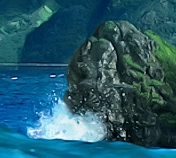
%> input picture testimages/rock.jpg, 176 x 158 px
$ octave single_demosaic.m   (GNU Octave 9; MATLAB toolbox functions it lacks are replaced by stand-ins)
%> lines starting %> are read from the running program, lines starting %| are printed output that depends on the picture
% Test our demosaicing algorithm with a small image.
% input image soulbe be RGB image
clear;

%% Tunable Paramters
GtoRed = 0.1; % effectiveness of Green for Red Demosaicing
GtoBlue = 0.1;% effectiveness of Green for Blue Demosaicing

%%%%%%%%%%%%%%%%%%%%%%%%%%%%%%%%%%%%%%%%%%%%%%%%%%%%%%%%%%%%%%%%%%%
%% Preprocessing Input Test Image
%%%%%%%%%%%%%%%%%%%%%%%%%%%%%%%%%%%%%%%%%%%%%%%%%%%%%%%%%%%%%%%%%%%

%% Read a test image
source = im2double(imread('../testimages/rock.jpg'));
%source = source(1:10,1:10,:);
img_size = size(source);
%> img_size = [158 176 3]
img_size = img_size(1:2);
%> img_size = [158 176]


%% Create the artificial Bayer matrix
bayerPattern = [1, 2; 2, 3]; % 1=red, 2=green, 3=blue
bayerFull = false([img_size,3]);

%% Full Bayer Pattern generation
for c = 1:3
  bayerFull(:, :, c) = repmat(bayerPattern == c, img_size / 2);
end
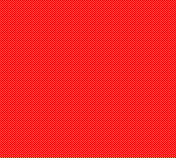
%> bayerFull: size 158x176x3 logical; mean R, G, B 0.25, 0.5, 0.25
  bayerFull_v = repmat(bayerPattern, img_size / 2);

%% Generating mosaiced RGB images from the test image
%% Apply Bayer Pattern to the source image
for c = 1:3
image_mosaic(:,:,c) = source(:,:,c) .* double(bayerFull(:,:,c));
end
image_mosaic_RGBcombined = image_mosaic(:,:,1) + image_mosaic(:,:,2) + image_mosaic (:,:,3);


%%%%%%%%%%%%%%%%%%%%%%%%%%%%%%%%%%%%%%%%%%%%%%%%%%%%%%%%%%%%%%%%%%%
%% Actual Interpolation Kernel
%%%%%%%%%%%%%%%%%%%%%%%%%%%%%%%%%%%%%%%%%%%%%%%%%%%%%%%%%%%%%%%%%%%

%% Interpolation sequence
%% 1. interpolate Green channel with second-derivative of Red or Blue
%% 2. interpolate Red and Blue channels with intercolor correlation factor

%% Computation for Blue grandiednt matrix
%% Gbx2 = Bx-2 + Bx+2 -2*Bx
%% Gby2 = By-2 + By+2 -2*By
padd = [0,2]
Bx_n2 = padarray(image_mosaic (:,:,3),padd,0,'pre');
Bx_p2 = image_mosaic(:,3:(img_size(2)),3);
Bx_p2 = padarray(Bx_p2,[0,4],0,'post');
%> Bx_p2: size 158x178 double
Bx = padarray(image_mosaic (:,:,3),padd,0,'post');
Gbx2 = Bx_n2 + Bx_p2 -2 *Bx;

padd = [2,0]
By_n2 = padarray(image_mosaic (:,:,3),padd,0,'pre');
By_p2 = image_mosaic(3:(img_size(1)),:,3);
By_p2 = padarray(By_p2,[4,0],0,'post');
%> By_p2: size 160x176 double
By = padarray(image_mosaic (:,:,3),padd,0,'post');
Gby2 = By_n2 + By_p2 -2 *By;

%% Computation for Red grandiednt matrix
%% Grx2 = Rx-2 + Rx+2 -2*Rx
%% Gry2 = Ry-2 + Ry+2 -2*Ry
padd = [0,2]
Rx_n2 = padarray(image_mosaic (:,:,1),padd,0,'pre');
Rx_p2 = image_mosaic(:,3:(img_size(2)),1);
Rx_p2 = padarray(Rx_p2,[0,4],0,'post');
%> Rx_p2: size 158x178 double
Rx = padarray(image_mosaic (:,:,1),padd,0,'post');
Grx2 = Rx_n2 + Rx_p2 -2 *Rx;
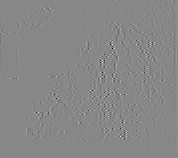
%> Grx2: size 158x178 double; min -1.44, max 1.26, mean -0.000159; drawn with min black and max white

padd = [2,0]
Ry_n2 = padarray(image_mosaic (:,:,1),padd,0,'pre');
Ry_p2 = image_mosaic(3:(img_size(1)),:,1);
Ry_p2 = padarray(Ry_p2,[4,0],0,'post');
%> Ry_p2: size 160x176 double
Ry = padarray(image_mosaic (:,:,1),padd,0,'post');
Gry2 = Ry_n2 + Ry_p2 -2 * Ry;
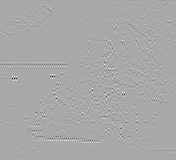
%> Gry2: size 160x176 double; min -1.75, max 0.894, mean -0.00016; drawn with min black and max white


%% Filling in Green value
%% Using 2nd gradients in x,y direction to consider edges
for r = 3: (img_size(1)-3)
  for c = 3: (img_size(2)-3)

    if(bayerFull_v(r,c) == 1) % interpolation at Red pixel points
     %% interpolation terms in row and column direction
     blur_r = image_mosaic(r-1,c,2) + image_mosaic(r+1,c,2);
     blur_c = image_mosaic(r,c-1,2) + image_mosaic(r,c+1,2);

     %% if both x and y grandients are zero, we give them the same weight
     if (Grx2(r,c) == 0 && Gry2(r,c) == 0)
         r_weight = 0.5;
         c_weight = 0.5;
     else
       r_weight = abs(Grx2(r,c))/(abs(Grx2(r,c)) + abs(Gry2(r,c)));
       c_weight = abs(Gry2(r,c))/(abs(Grx2(r,c)) + abs(Gry2(r,c)));
     end

     image_mosaic(r,c,2) = 0.5*r_weight*blur_r + 0.5*c_weight*blur_c;

    elseif(bayerFull_v(r,c) == 3) % interpolation at Blue pixel points
     %% interpolation terms in row and column direction
     blur_r = image_mosaic(r-1,c,2) + image_mosaic(r+1,c,2);
     blur_c = image_mosaic(r,c-1,2) + image_mosaic(r,c+1,2);

     %% if both x and y grandients are zero, we give them the same weight
     if (Gbx2(r,c) == 0 && Gby2(r,c) == 0)
         r_weight = 0.5;
         c_weight = 0.5;
     else
     r_weight = abs(Gbx2(r,c))/(abs(Gbx2(r,c)) + abs(Gby2(r,c)));
     c_weight = abs(Gby2(r,c))/(abs(Gbx2(r,c)) + abs(Gby2(r,c)));
      end

      image_mosaic(r,c,2) = 0.5*r_weight*blur_r + 0.5*c_weight*blur_c;

    end
  end
end
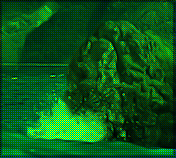
%> image_mosaic: size 158x176x3 double; mean R, G, B 0.0368, 0.342, 0.104
%> after the loop, blur_c = 1.13; blur_r = 1.11; c_weight = 0.667; r_weight = 0.333

% Evaluate Green prediction error
g_err = image_mosaic(3:img_size(1)-3, 3: img_size(2)-3,2) - source(3:img_size(1)-3, 3: img_size(2)-3,2);
g_err = abs(g_err);
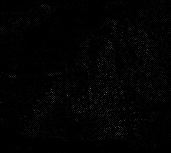
%> g_err: size 153x171 double; min 0, max 0.386, mean 0.0113
gerr_avg= sum(sum(g_err,1),2)/(size(g_err,1))/ (size(g_err,2))
%> gerr_avg = 0.0113


%% 2. Interpolation for the Red and Blue channels
%% Filling in R,B holes in two stages
%% First Pass  - fill the unknown values at pixel where adjecent values of the same color  are available
%% Second Pass - fill the rest of unkown values by bilinear interpolation

for r = 2: (img_size(1)-1)
  for c = 2: (img_size(2)-1)

    %% Filling in Red values
    %% g_factor implies green value contribution
    if(bayerFull_v(r,c) == 2 && bayerFull_v(r,c-1) == 1) %RGR
     if(image_mosaic(r,c-1,2) ~= 0 && image_mosaic(r,c+1,2) ~=0)
       g_factor = 0.5*(image_mosaic(r,c-1,1)/image_mosaic(r,c-1,2) + image_mosaic(r,c+1,1)/image_mosaic(r,c+1,2));
     elseif (image_mosaic(r,c-1,2) ~= 0 && image_mosaic(r,c+1,2) ==0)
       g_factor = (image_mosaic(r,c-1,1)/image_mosaic(r,c-1,2));
     elseif (image_mosaic(r,c-1,2) == 0 && image_mosaic(r,c+1,2) ~=0)
       g_factor = (image_mosaic(r,c+1,1)/image_mosaic(r,c+1,2));
     else
       g_factor =1.0;
     end
     image_mosaic(r,c,1) = (1.0-GtoRed)*0.5*(image_mosaic(r,c-1,1) + image_mosaic(r,c+1,1)) + GtoRed*min(image_mosaic(r,c,2)*g_factor,1.0);
    elseif(bayerFull_v(r,c) == 2 && bayerFull_v(r-1,c) == 1) %R;G;R
     if(image_mosaic(r-1,c,2) ~= 0 && image_mosaic(r+1,c,2) ~=0)
       g_factor = 0.5*(image_mosaic(r-1,c,1)/image_mosaic(r-1,c,2) + image_mosaic(r+1,c,1)/image_mosaic(r+1,c,2));
     elseif(image_mosaic(r-1,c,2) ~= 0 && image_mosaic(r+1,c,2) ==0)
       g_factor = (image_mosaic(r-1,c,1)/image_mosaic(r-1,c,2));
     elseif(image_mosaic(r-1,c,2) == 0 && image_mosaic(r+1,c,2) ~=0)
       g_factor = (image_mosaic(r+1,c,1)/image_mosaic(r+1,c,2));
     else
       g_factor =1.0;
     end
     image_mosaic(r,c,1) = (1.0-GtoRed)*0.5*(image_mosaic(r-1,c,1) + image_mosaic(r+1,c,1)) + GtoRed*min(image_mosaic(r,c,2)*g_factor,1.0);
    end

    %% Filling in Blue values
    if(bayerFull_v(r,c) == 2 && bayerFull_v(r,c-1) == 3) %BGB
     if(image_mosaic(r,c-1,2) ~= 0 && image_mosaic(r,c+1,2) ~=0)
       g_factor = 0.5*(image_mosaic(r,c-1,3)/image_mosaic(r,c-1,2) + image_mosaic(r,c+1,3)/image_mosaic(r,c+1,2));
     elseif(image_mosaic(r,c-1,2) ~= 0 && image_mosaic(r,c+1,2) ==0)
       g_factor = (image_mosaic(r,c-1,3)/image_mosaic(r,c-1,2));
     elseif(image_mosaic(r,c-1,2) == 0 && image_mosaic(r,c+1,2) ~=0)
       g_factor = (image_mosaic(r,c+1,3)/image_mosaic(r,c+1,2));
     else
       g_factor =1.0;
     end
     image_mosaic(r,c,3) = (1.0-GtoBlue)*0.5*(image_mosaic(r,c-1,3) + image_mosaic(r,c+1,3)) + GtoBlue*min(image_mosaic(r,c,2)*g_factor,1.0);

    elseif(bayerFull_v(r,c) == 2 && bayerFull_v(r-1,c) == 3) %B;G;B
     if(image_mosaic(r-1,c,2) ~= 0 && image_mosaic(r+1,c,2) ~=0)
       g_factor = 0.5*(image_mosaic(r-1,c,3)/image_mosaic(r-1,c,2) + image_mosaic(r+1,c,3)/image_mosaic(r+1,c,2));
     elseif(image_mosaic(r-1,c,2) ~= 0 && image_mosaic(r+1,c,2) ==0)
       g_factor = (image_mosaic(r-1,c,3)/image_mosaic(r-1,c,2));
     elseif(image_mosaic(r-1,c,2) == 0 && image_mosaic(r+1,c,2) ~=0)
       g_factor = (image_mosaic(r+1,c,3)/image_mosaic(r+1,c,2));
     else
       g_factor =1.0;
     end
     image_mosaic(r,c,3) = (1.0-GtoRed)*0.5*(image_mosaic(r-1,c,3) + image_mosaic(r+1,c,3)) + GtoBlue*min(image_mosaic(r,c,2)*g_factor,1.0);
    end

  end % inner for loop end
end % outer for loop end
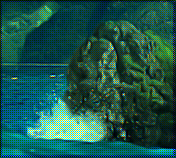
%> image_mosaic: size 158x176x3 double; mean R, G, B 0.11, 0.342, 0.306
%> after the loop, g_factor = 1


%% Second Pass - fill the rest of holes (bilinear interpolation)
for r = 2: (img_size(1)-1)
  for c = 2: (img_size(2)-1)
    % filling in red
    if(bayerFull_v(r,c) == 3)   % Blue spots should be filled with Red
      image_mosaic(r,c,1) = 0.25* ( image_mosaic(r-1,c,1) + image_mosaic(r+1,c,1) + image_mosaic(r,c-1,1)+ image_mosaic(r,c+1,1));
    end
    if(bayerFull_v(r,c) == 1)   % Red spots should be filled with Blue
      image_mosaic(r,c,3) = 0.25* ( image_mosaic(r-1,c,3) + image_mosaic(r+1,c,3) + image_mosaic(r,c-1,3)+ image_mosaic(r,c+1,3));
    end
  end
end

figure;
imshow(source);
figure;
imshow(image_mosaic);

img_demosaic_ref = demosaic(uint8(image_mosaic_RGBcombined *2^8),'rggb');
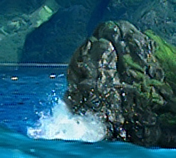
%> img_demosaic_ref: size 158x176x3 uint8; mean R, G, B 38, 90.1, 106
figure;
imshow(img_demosaic_ref);
